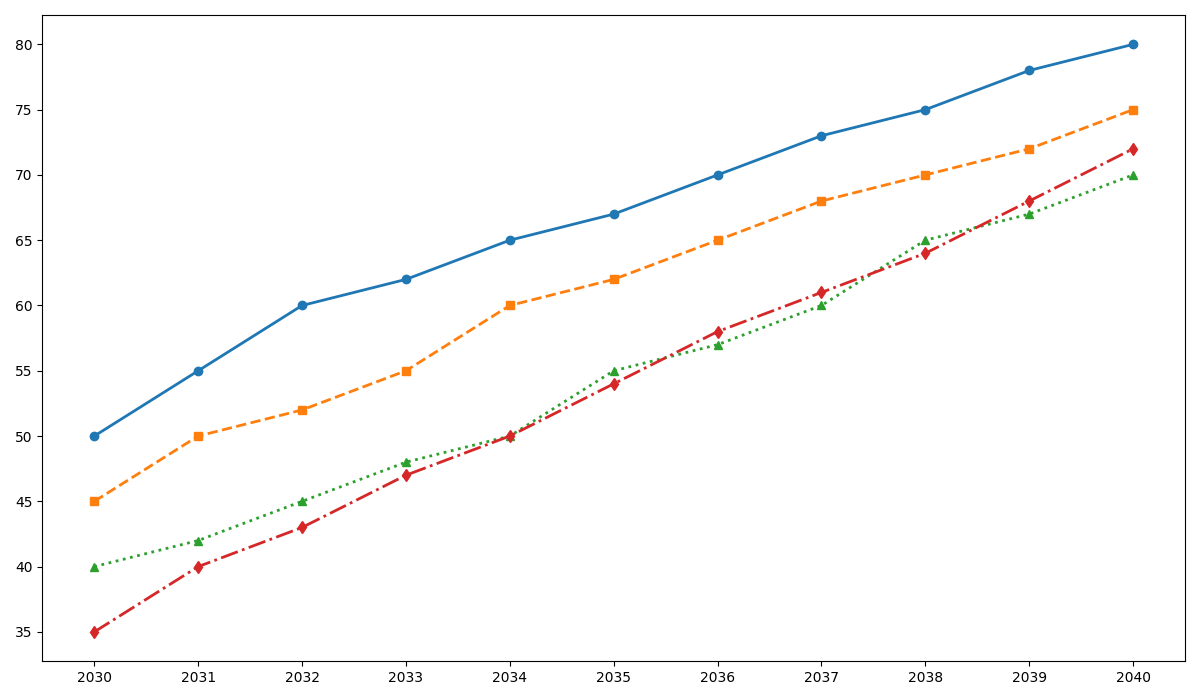

Source code (Python):
import matplotlib.pyplot as plt
import numpy as np

years = np.arange(2030, 2041)
solar_panels_A = np.array([50, 55, 60, 62, 65, 67, 70, 73, 75, 78, 80])
solar_panels_B = np.array([45, 50, 52, 55, 60, 62, 65, 68, 70, 72, 75])
solar_panels_C = np.array([40, 42, 45, 48, 50, 55, 57, 60, 65, 67, 70])
solar_panels_D = np.array([35, 40, 43, 47, 50, 54, 58, 61, 64, 68, 72])

fig, ax = plt.subplots(figsize=(12, 7))

ax.plot(years, solar_panels_A, linestyle='-', marker='o', color='#1f77b4', linewidth=2, markersize=6)
ax.plot(years, solar_panels_B, linestyle='--', marker='s', color='#ff7f0e', linewidth=2, markersize=6)
ax.plot(years, solar_panels_C, linestyle=':', marker='^', color='#2ca02c', linewidth=2, markersize=6)
ax.plot(years, solar_panels_D, linestyle='-.', marker='d', color='#d62728', linewidth=2, markersize=6)

ax.set_xticks(years)
ax.set_yticks(np.arange(35, 85, step=5))

plt.tight_layout()
plt.show()
